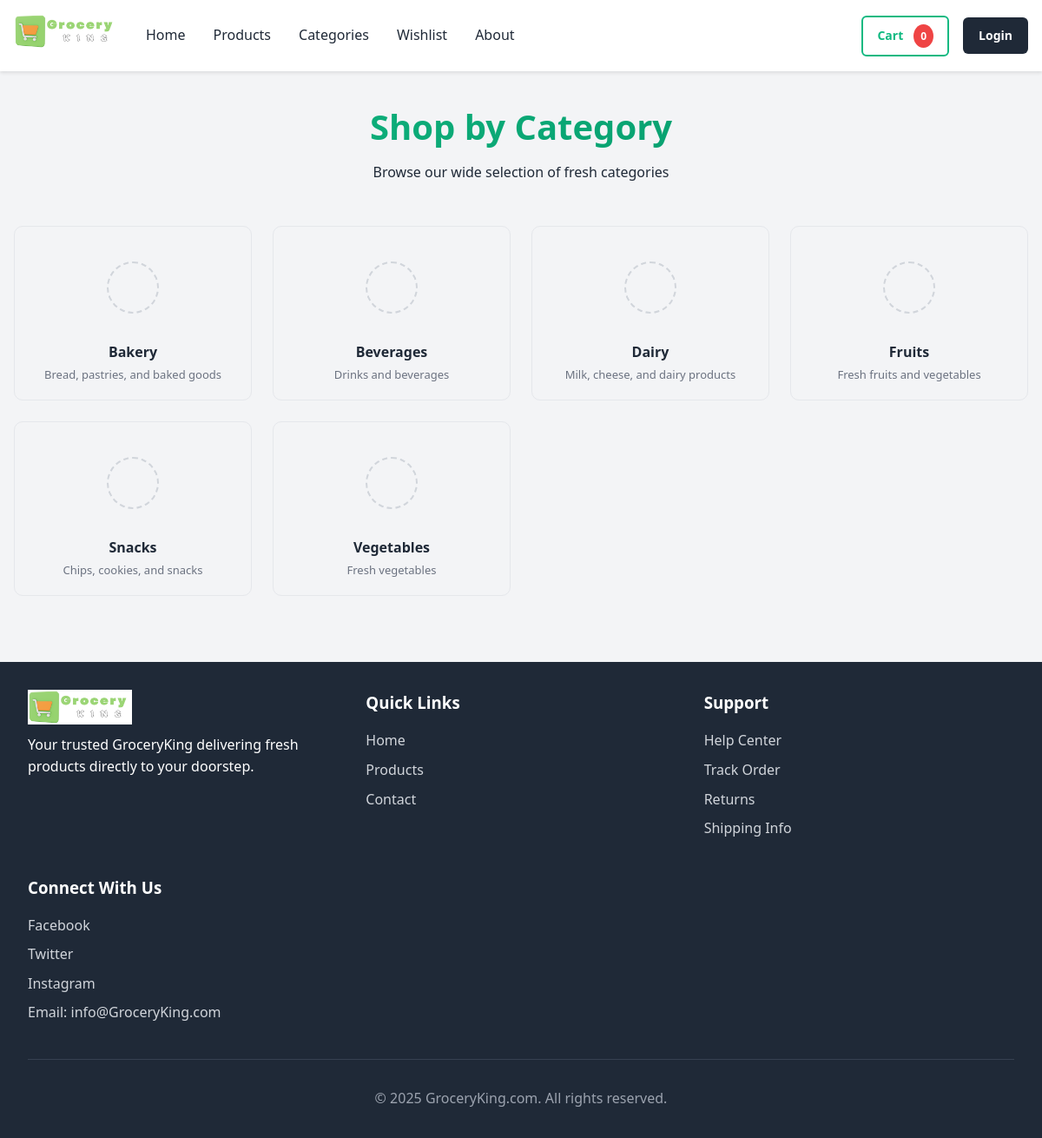
Page /pages/categories.php on the committed database.
### tables this page shows
CREATE TABLE categories (
    id INT PRIMARY KEY AUTO_INCREMENT,
    name VARCHAR(100) UNIQUE NOT NULL,
    description TEXT,
    image VARCHAR(255),
    slug VARCHAR(100) UNIQUE NOT NULL,
    status ENUM('active', 'inactive') DEFAULT 'active',
    sort_order INT DEFAULT 0,
    created_at TIMESTAMP DEFAULT CURRENT_TIMESTAMP,
    updated_at TIMESTAMP DEFAULT CURRENT_TIMESTAMP ON UPDATE CURRENT_TIMESTAMP,
    INDEX idx_categories_slug (slug),
    INDEX idx_categories_name (name),
    INDEX idx_categories_status (status)
);

### config/functions.php (called while the page is built, shortened)
<?php
function isLoggedIn() {
    return isset($_SESSION['user_id']) && !empty($_SESSION['user_id']);
}
function e($string) {
    return htmlspecialchars($string, ENT_QUOTES, 'UTF-8');
}

### config/db.php (called while the page is built, shortened)
<?php
class Database {
    private static $instance = null;
    private $connection = null;
    private function __construct() {
        try {
            $host = getenv('DB_HOST') ?: 'localhost';
            $dbname = getenv('DB_NAME') ?: 'grocery_store';
            $username = getenv('DB_USER') ?: 'root';
            $password = getenv('DB_PASS') ?: '';
            $dsn = "mysql:host={$host};dbname={$dbname};charset=utf8mb4";
            $options = [
                PDO::ATTR_ERRMODE => PDO::ERRMODE_EXCEPTION,
                PDO::ATTR_DEFAULT_FETCH_MODE => PDO::FETCH_ASSOC,
                PDO::ATTR_EMULATE_PREPARES => false,
                PDO::ATTR_STRINGIFY_FETCHES => false,
                PDO::MYSQL_ATTR_INIT_COMMAND => "SET NAMES utf8mb4 COLLATE utf8mb4_unicode_ci"
            ];
            $this->connection = new PDO($dsn, $username, $password, $options);
        } catch (PDOException $e) {
            error_log("Database connection failed: " . $e->getMessage());
            throw new Exception("Database connection failed. Please check your configuration.");
}
    }
    public static function getInstance() {
        if (self::$instance === null) {
            self::$instance = new self();
        }
        return self::$instance;
    }
    public function getConnection() {
        return $this->connection;
    }
}

### classes/Category.php (called while the page is built, shortened)
<?php
require_once __DIR__ . '/../config/db.php';
require_once __DIR__ . '/../config/functions.php';
class Category {
    private $db;
    public function __construct() {
        $this->db = Database::getInstance()->getConnection();
    }
    public function getAll($status = 'active') {
        try {
            if ($status && $status !== null && $status !== '') {
                $stmt = $this->db->prepare("
                    SELECT * FROM categories
                    WHERE status = ?
                    ORDER BY sort_order ASC, name ASC
                ");
                $stmt->execute([$status]);
            } else {
                $stmt = $this->db->query("
                    SELECT * FROM categories
                    ORDER BY sort_order ASC, name ASC
                ");
            }
            $result = $stmt->fetchAll(PDO::FETCH_ASSOC);
            return $result ? $result : [];
        } catch (PDOException $e) {
            error_log("Get all categories error: " . $e->getMessage());
            return [];
        }
    }
}

### pages/categories.php (the view, shortened to what this page needs)
<?php
require_once __DIR__ . '/../config/functions.php';
require_once __DIR__ . '/../config/db.php';
require_once __DIR__ . '/../classes/Category.php';
$category = new Category();
$categories = $category->getAll('active');
$extra_css = 'categories-section.css';
require_once __DIR__ . '/../includes/header.php';
?>
<div class="container mt-4">
<div class="categories-header">
        <h1>Shop by Category</h1>
        <p>Browse our wide selection of fresh categories</p>
    </div>
    <?php if (empty($categories)): ?>
        <div class="alert alert-info mt-4">
            <p>No categories available.</p>
                </div>
    <?php else: ?>
        <div class="grid grid-cols-4 mt-4">
        <?php foreach ($categories as $cat): ?>
            <a href="<?php echo SITE_URL; ?>pages/category-products.php?id=<?php echo $cat['id']; ?>" class="category-card">
                <div class="category-card-image-wrapper">
                    <?php if (!empty($cat['image'])): ?>
                        <img src="<?php echo SITE_URL; ?>public/uploads/<?php echo e($cat['image']); ?>"
                             alt="<?php echo e($cat['name']); ?>"
                             class="category-card-image"
                             loading="lazy">
                    <?php else: ?>
                        <div class="category-card-placeholder">
                        </div>
                    <?php endif; ?>
                </div>
                <div class="category-card-body">
                    <h3 class="category-card-title"><?php echo e($cat['name']); ?></h3>
                    <?php if (!empty($cat['description'])): ?>
                        <p class="category-card-description"><?php echo e($cat['description']); ?></p>
                    <?php endif; ?>
                </div>
            </a>
        <?php endforeach; ?>
    </div>
    <?php endif; ?>
</div>
<?php require_once __DIR__ . '/../includes/footer.php'; ?>

### includes/header.php (shortened to what this page needs)
<?php
require_once dirname(dirname(__FILE__)) . '/config/functions.php';
$cartCount = 0;
?>
<!DOCTYPE html>
<html lang="en">
<head>
    <link rel="stylesheet" href="<?php echo SITE_URL; ?>public/css/style.css">
    <?php if (isset($extra_css)): ?>
        <link rel="stylesheet" href="<?php echo SITE_URL; ?>public/css/<?php echo e($extra_css); ?>">
    <?php endif; ?>
</head>
<body>
    <header>
        <nav class="navbar">
            <a href="<?php echo SITE_URL; ?>" class="navbar-brand">
                <img src="<?php echo SITE_URL; ?>public/images/hero_img.png" alt="GroceryKing" style="height:40px;">
            </a>
            <ul class="navbar-menu">
                <li><a href="<?php echo SITE_URL; ?>">Home</a></li>
                <li><a href="<?php echo SITE_URL; ?>pages/products.php">Products</a></li>
                <li><a href="<?php echo SITE_URL; ?>pages/categories.php">Categories</a></li>
                <li><a href="<?php echo SITE_URL; ?>pages/wishlist.php">Wishlist</a></li>
                <li><a href="<?php echo SITE_URL; ?>pages/about.php">About</a></li>
            </ul>
            <div class="navbar-right">
                <a href="<?php echo SITE_URL; ?>cart/view-cart.php" class="btn btn-outline btn-small">
                    Cart <span class="cart-badge"><?php echo $cartCount; ?></span>
                </a>
                <?php if (isLoggedIn()): ?>
                    <?php if (isAdmin()): ?>
                        <a href="<?php echo SITE_URL; ?>admin/index.php" class="btn btn-outline btn-small" style="background-color: #10b981; color: white;">Admin</a>
                    <?php endif; ?>
                    <a href="<?php echo SITE_URL; ?>user/dashboard.php" class="btn btn-secondary btn-small">Dashboard</a>
                    <a href="<?php echo SITE_URL; ?>auth/logout.php" class="btn btn-secondary btn-small">Logout</a>
                <?php else: ?>
                    <a href="<?php echo SITE_URL; ?>auth/login.php" class="btn btn-secondary btn-small">Login</a>
                <?php endif; ?>
            </div>
        </nav>
    </header>
    <main>

### includes/footer.php
</main>
    <footer>
        <div class="footer-content">
            <div class="footer-section">
            <a href="<?php echo SITE_URL; ?>" class="navbar-brand">
                <img src="<?php echo SITE_URL; ?>public/images/hero_img.png" alt="GroceryKing" style="height:40px;">
            </a>
                <p>Your trusted GroceryKing delivering fresh products directly to your doorstep.</p>
            </div>
            <div class="footer-section">
                <h3>Quick Links</h3>
                <ul>
                    <li><a href="<?php echo SITE_URL; ?>">Home</a></li>
                    <li><a href="<?php echo SITE_URL; ?>pages/products.php">Products</a></li>
                    <li><a href="<?php echo SITE_URL; ?>pages/contact.php">Contact</a></li>
                </ul>
            </div>
            <div class="footer-section">
                <h3>Support</h3>
                <ul>
                    <li><a href="#">Help Center</a></li>
                    <li><a href="#">Track Order</a></li>
                    <li><a href="#">Returns</a></li>
                    <li><a href="#">Shipping Info</a></li>
                </ul>
            </div>
            <div class="footer-section">
                <h3>Connect With Us</h3>
                <ul>
                    <li><a href="#">Facebook</a></li>
                    <li><a href="#">Twitter</a></li>
                    <li><a href="#">Instagram</a></li>
                    <li><a href="#">Email: info@GroceryKing.com</a></li>
                </ul>
            </div>
        </div>
        <div class="footer-bottom">
            <p>&copy; <?php echo date('Y'); ?> <?php echo SITE_NAME; ?>. All rights reserved.</p>
        </div>
    </footer>
</body>
</html>

### public/css/style.css (style rules this page uses)
:root { --color-primary: #10b981; --color-primary-dark: #059669; --color-secondary: #f59e0b; --color-white: #ffffff; --color-dark: #1f2937; --color-light: #f3f4f6; --color-gray: #d1d5db; --color-border: #e5e7eb; --color-success: #10b981; --color-danger: #ef4444; --color-warning: #f59e0b; --color-info: #3b82f6; --spacing-base: 1rem; }
* { margin: 0; padding: 0; box-sizing: border-box; }
body { font-family: 'Segoe UI', Tahoma, Geneva, Verdana, sans-serif; color: var(--color-dark); background-color: var(--color-light); line-height: 1.6; }
.container { max-width: 1200px; margin: 0 auto; padding: 0 1rem; }
.mt-4 { margin-top: 2rem; }
header { background: var(--color-white); box-shadow: 0 2px 4px rgba(0,0,0,0.1); position: sticky; top: 0; z-index: 100; }
.navbar { display: flex; justify-content: space-between; align-items: center; padding: 1rem; gap: 2rem; }
.navbar-brand { font-size: 1.5rem; font-weight: bold; color: var(--color-primary); text-decoration: none; }
.navbar-menu { display: flex; list-style: none; gap: 2rem; flex: 1; }
.navbar-menu a { text-decoration: none; color: var(--color-dark); font-weight: 500; transition: color 0.3s; }
.navbar-right { display: flex; gap: 1rem; align-items: center; }
.cart-badge { background: var(--color-danger); color: var(--color-white); border-radius: 50%; padding: 0.25rem 0.5rem; font-size: 0.75rem; margin-left: 0.25rem; }
main { min-height: calc(100vh - 200px); }
.grid { display: grid; gap: 1.5rem; }
.grid-cols-4 { grid-template-columns: repeat(4, 1fr); }
.btn { display: inline-flex; align-items: center; justify-content: center; padding: 0.75rem 1.5rem; border-radius: 0.375rem; text-decoration: none; font-weight: 600; cursor: pointer; border: 2px solid transparent; transition: all 0.3s; gap: 0.5rem; }
.btn-secondary { background-color: var(--color-dark); color: var(--color-white); }
.btn-outline { background-color: transparent; border-color: var(--color-primary); color: var(--color-primary); }
.btn-small { padding: 0.5rem 1rem; font-size: 0.875rem; }
footer { background-color: var(--color-dark); color: var(--color-white); padding: 2rem; margin-top: 3rem; }
.footer-content { display: grid; grid-template-columns: repeat(3, 1fr); gap: 2rem; max-width: 1200px; margin: 0 auto; }
.footer-section h3 { margin-bottom: 1rem; }
.footer-section ul { list-style: none; }
.footer-section ul li { margin-bottom: 0.5rem; }
.footer-section a { color: #d1d5db; text-decoration: none; transition: color 0.3s; }
.footer-bottom { text-align: center; padding-top: 2rem; border-top: 1px solid #374151; margin-top: 2rem; color: #9ca3af; }

### public/css/categories-section.css (style rules this page uses)
.categories-header { text-align: center; margin-bottom: 3rem; }
.categories-header h1 { font-size: 2.5rem; font-weight: 700; color: var(--color-dark); margin-bottom: 0.5rem; background: linear-gradient(135deg, var(--color-primary) 0%, var(--color-primary-dark) 100%); -webkit-background-clip: text; -webkit-text-fill-color: transparent; background-clip: text; }
.category-card { background: transparent; border-radius: 0.625rem; padding: 1.25rem 1rem; text-align: center; text-decoration: none; color: inherit; border: 1px solid var(--color-border, #e5e7eb); transition: all 0.3s cubic-bezier(0.4, 0, 0.2, 1); display: flex; flex-direction: column; align-items: center; position: relative; overflow: hidden; }
.category-card::before { content: ''; position: absolute; top: 0; left: 0; right: 0; height: 2px; background: linear-gradient(90deg, var(--color-primary, #10b981), var(--color-primary-dark, #059669)); transform: scaleX(0); transform-origin: left; transition: transform 0.3s ease; }
.category-card-image-wrapper { width: 100%; height: 100px; display: flex; align-items: center; justify-content: center; margin-bottom: 0.875rem; position: relative; overflow: hidden; border-radius: 0.5rem; background: transparent; }
.category-card-placeholder { width: 60px; height: 60px; background: transparent; border: 2px dashed #d1d5db; border-radius: 50%; display: flex; align-items: center; justify-content: center; color: #9ca3af; font-size: 1.5rem; }
.category-card-title { font-size: 1rem; font-weight: 600; color: var(--color-dark, #1f2937); margin-bottom: 0.375rem; transition: color 0.3s ease; line-height: 1.3; }
.category-card-description { font-size: 0.8125rem; color: #6b7280; line-height: 1.4; margin: 0; display: -webkit-box; -webkit-line-clamp: 2; -webkit-box-orient: vertical; overflow: hidden; }

### rows in the picture
categories: name "Bakery", description "Bread, pastries, and baked goods"
categories: name "Beverages", description "Drinks and beverages"
categories: name "Dairy", description "Milk, cheese, and dairy products"
categories: name "Fruits", description "Fresh fruits and vegetables"
categories: name "Snacks", description "Chips, cookies, and snacks"
categories: name "Vegetables", description "Fresh vegetables"

### other values in the picture
$cartCount "0"
SITE_NAME "GroceryKing.com"
